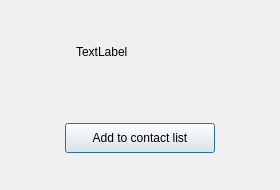
<?xml version="1.0" encoding="UTF-8"?>
<ui version="4.0">
 <class>FindSuccessDlg</class>
 <widget class="QDialog" name="FindSuccessDlg">
  <property name="geometry">
   <rect>
    <x>0</x>
    <y>0</y>
    <width>280</width>
    <height>190</height>
   </rect>
  </property>
  <property name="maximumSize">
   <size>
    <width>280</width>
    <height>190</height>
   </size>
  </property>
  <property name="windowTitle">
   <string>Dialog</string>
  </property>
  <layout class="QVBoxLayout" name="verticalLayout">
   <item>
    <widget class="QWidget" name="widget" native="true">
     <layout class="QHBoxLayout" name="horizontalLayout">
      <item>
       <widget class="QLabel" name="head_lb">
        <property name="minimumSize">
         <size>
          <width>50</width>
          <height>50</height>
         </size>
        </property>
        <property name="maximumSize">
         <size>
          <width>50</width>
          <height>50</height>
         </size>
        </property>
        <property name="text">
         <string/>
        </property>
       </widget>
      </item>
      <item>
       <widget class="QLabel" name="name_lb">
        <property name="text">
         <string>TextLabel</string>
        </property>
       </widget>
      </item>
      <item>
       <spacer name="horizontalSpacer">
        <property name="orientation">
         <enum>Qt::Horizontal</enum>
        </property>
        <property name="sizeHint" stdset="0">
         <size>
          <width>130</width>
          <height>20</height>
         </size>
        </property>
       </spacer>
      </item>
     </layout>
    </widget>
   </item>
   <item>
    <widget class="QWidget" name="widget_2" native="true">
     <layout class="QHBoxLayout" name="horizontalLayout_2">
      <item>
       <widget class="ClickedBtn" name="add_friend_btn">
        <property name="minimumSize">
         <size>
          <width>120</width>
          <height>30</height>
         </size>
        </property>
        <property name="maximumSize">
         <size>
          <width>150</width>
          <height>30</height>
         </size>
        </property>
        <property name="text">
         <string>Add to contact list</string>
        </property>
       </widget>
      </item>
     </layout>
    </widget>
   </item>
  </layout>
 </widget>
 <customwidgets>
  <customwidget>
   <class>ClickedBtn</class>
   <extends>QPushButton</extends>
   <header location="global">clickedbtn.h</header>
  </customwidget>
 </customwidgets>
 <resources/>
 <connections/>
</ui>
